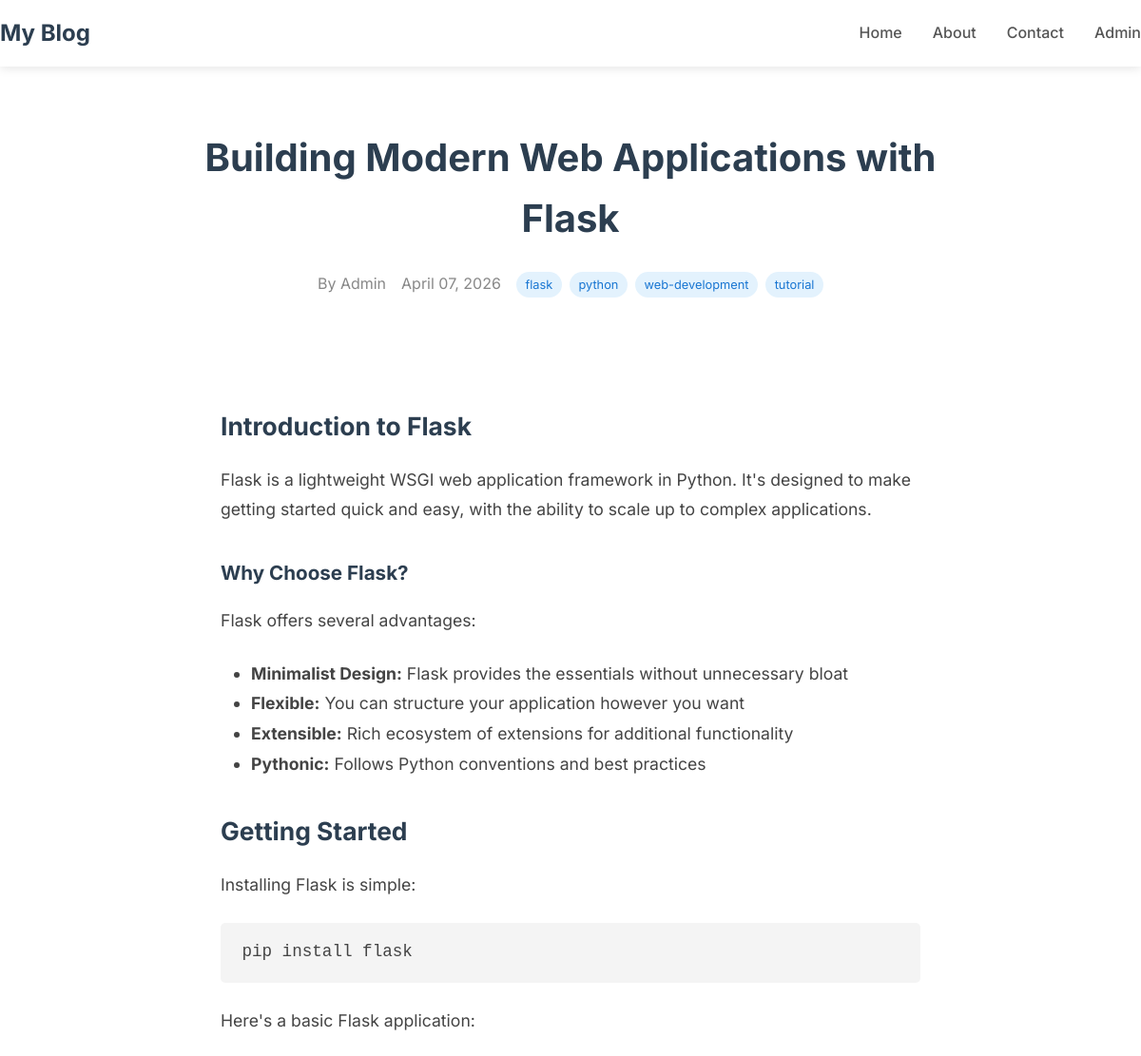
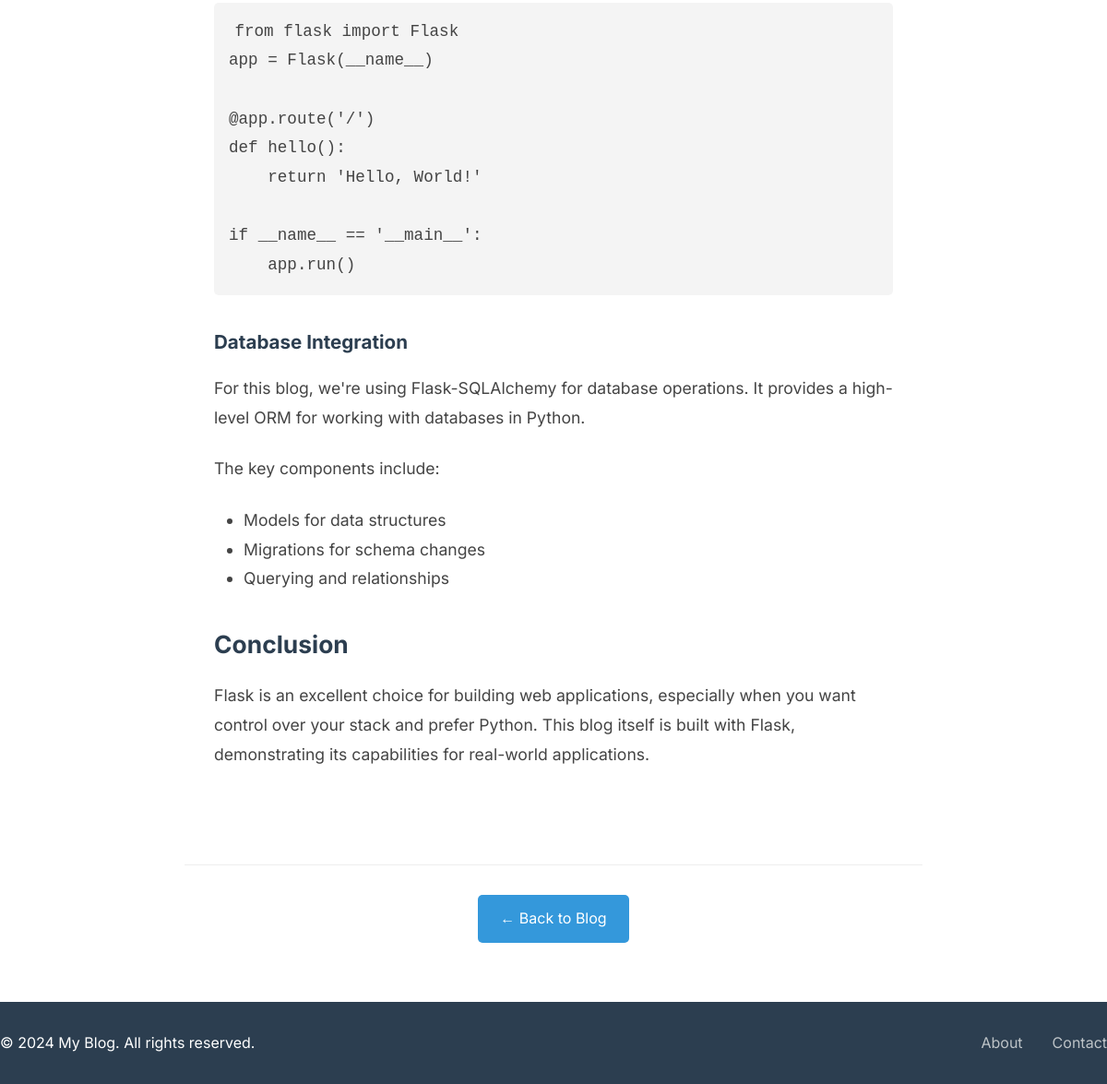
Screenshot of /post/2 with the database file from the repository (2 pictures, top to bottom).
### app.py (models this page shows)
class BlogPost(db.Model):
    id = db.Column(db.Integer, primary_key=True)
    title = db.Column(db.String(200), nullable=False)
    content = db.Column(db.Text, nullable=False)
    excerpt = db.Column(db.String(300))
    author = db.Column(db.String(100), default='Admin')
    created_date = db.Column(db.DateTime, default=datetime.utcnow)
    updated_date = db.Column(db.DateTime, default=datetime.utcnow, onupdate=datetime.utcnow)
    published = db.Column(db.Boolean, default=True)
    tags = db.Column(db.String(200))  # comma-separated tags

### app.py (the view)
@app.route('/post/<int:post_id>')
def post(post_id):
    post = BlogPost.query.get_or_404(post_id)
    return render_template('post.html', post=post)

### templates/post.html (shortened to what this page needs)
{% extends "base.html" %}
{% block content %}
<section class="post-section">
    <div class="container">
        <article class="post-full">
            <header class="post-header">
                <h1>{{ post.title }}</h1>
                <div class="post-meta">
                    <span class="author">By {{ post.author }}</span>
                    <span class="date">{{ post.created_date.strftime('%B %d, %Y') }}</span>
                    {% if post.tags %}
                    <div class="tags">
                        {% for tag in post.tags.split(',') %}
                        <span class="tag">{{ tag.strip() }}</span>
                        {% endfor %}
                    </div>
                    {% endif %}
                </div>
            </header>
            <div class="post-content">
                {{ post.content | safe }}
            </div>
            <footer class="post-footer">
                <a href="{{ url_for('index') }}" class="back-link">&larr; Back to Blog</a>
            </footer>
        </article>
    </div>
</section>
{% endblock %}</content>

### static/css/style.css (style rules this page uses)
* { margin: 0; padding: 0; box-sizing: border-box; }
body { font-family: 'Inter', sans-serif; line-height: 1.6; color: #333; background-color: #f8f9fa; }
.container { max-width: 1200px; margin: 0 auto; padding: 0 20px; }
.post-content { padding: 2rem; }
.post-meta { display: flex; flex-wrap: wrap; gap: 1rem; margin-bottom: 1.5rem; font-size: 0.9rem; color: #888; }
.tags { display: flex; gap: 0.5rem; flex-wrap: wrap; }
.tag { background: #e3f2fd; color: #1976d2; padding: 0.2rem 0.6rem; border-radius: 15px; font-size: 0.8rem; }
.post-section { padding: 4rem 0; background: white; }
.post-full { max-width: 800px; margin: 0 auto; }
.post-header { margin-bottom: 3rem; text-align: center; }
.post-header h1 { font-size: 2.5rem; margin-bottom: 1.5rem; color: #2c3e50; }
.post-full .post-meta { justify-content: center; font-size: 1rem; }
.post-content { font-size: 1.1rem; line-height: 1.8; color: #444; }
.post-content h2, .post-content h3, .post-content h4 { margin: 2rem 0 1rem 0; color: #2c3e50; }
.post-content p { margin-bottom: 1.5rem; }
.post-content ul, .post-content ol { margin-bottom: 1.5rem; padding-left: 2rem; }
.post-content code { background: #f4f4f4; padding: 0.2rem 0.4rem; border-radius: 3px; font-family: 'Courier New', monospace; }
.post-content pre { background: #f4f4f4; padding: 1rem; border-radius: 5px; overflow-x: auto; margin: 1.5rem 0; }
.post-footer { margin-top: 3rem; padding-top: 2rem; border-top: 1px solid #eee; text-align: center; }
.back-link { display: inline-block; padding: 0.8rem 1.5rem; background: #3498db; color: white; text-decoration: none; border-radius: 5px; transition: background 0.3s; }

### rows the page displays
BlogPost: title "Building Modern Web Applications with Flask", author "Admin", created_date "April 07, 2026", content "Introduction to Flask Flask is a lightweight WSGI web application framework in Python. It's designed to make getting started quick and easy, with the ability to scale up to complex applications. Why Choose Flask? Flask offers several advantages: Minimalist Design: Flask provides the essentials without unnecessary bloat Flexible: You can structure your application however you want Extensible: Rich ecosystem of extensions for additional functionality Pythonic: Follows Python conventions and best practices Getting Started Installing Flask is simple: pip install flask Here's a basic Flask application: from flask import Flask app = Flask(__name__) @app.route('/') def hello(): return 'Hello,…"

### other values shown
{{ tag.strip() }} "flask" "python" "web-development" "tutorial"
